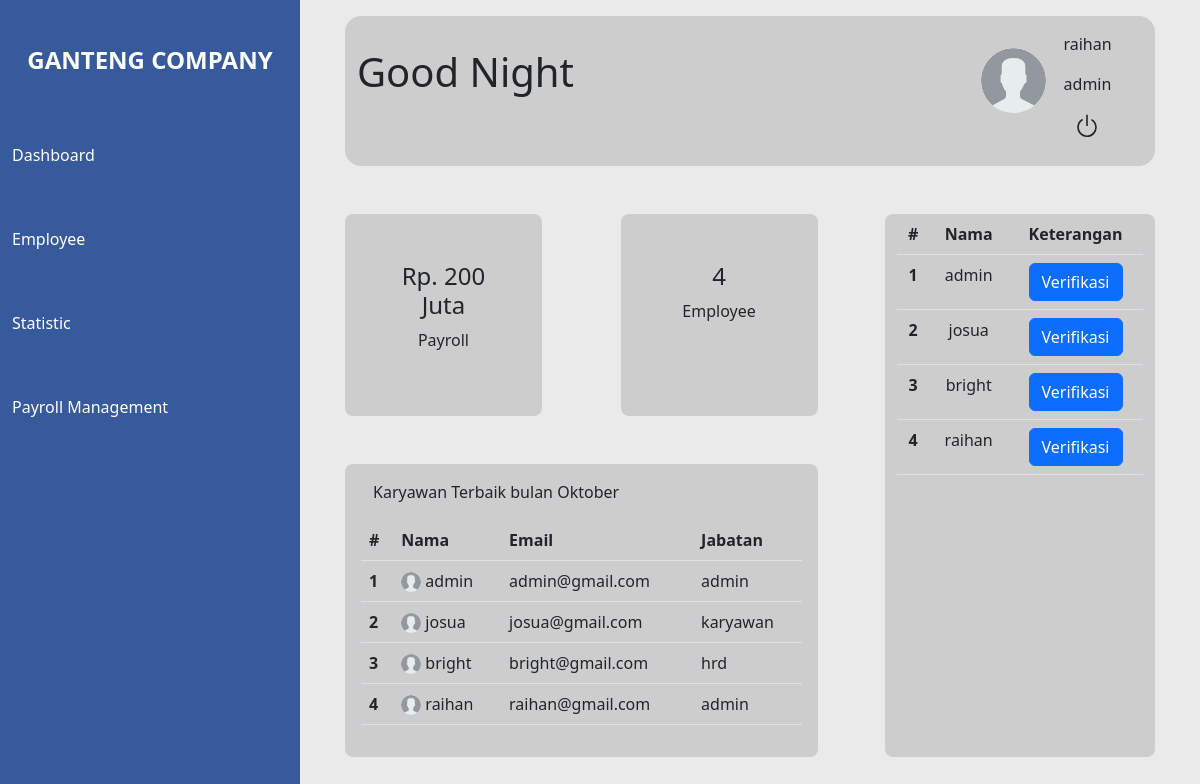
The app's page /admin/index.php?user=raihan (signed in) with its own data.
### tables this page shows
CREATE TABLE `user` (
  `id` int(20) NOT NULL,
  `username` varchar(59) NOT NULL,
  `password` varchar(299) NOT NULL,
  `email` varchar(59) NOT NULL,
  `jabatan` varchar(59) NOT NULL
);

### admin/index.php (the view, shortened to what this page needs)
<?php
include '../connection.php';
$username = $_GET['user'];
$cekAkun = mysqli_query($conn, "SELECT * FROM user WHERE username = '$username'");
$akun = mysqli_fetch_assoc($cekAkun);
?>
<!doctype html>
<html lang="en">
<head>
    <link rel="stylesheet" href="style.css">
    <link href="https://cdn.jsdelivr.net/npm/bootstrap@5.2.2/dist/css/bootstrap.min.css" rel="stylesheet"
>
</head>
<body>
    <div class="container-fluid">
        <div class="row">
            <div class="col-3" id="side">
                <div class="row mt-3">
                    <h2 class="text-white fs-4 fw-bold text-center">GANTENG COMPANY</h2>
                </div>
                <div class="row">
                    <a href="">Dashboard</a>
                </div>
                <div class="row">
                    <a href="">Employee</a>
                </div>
                <div class="row">
                    <a href="">Statistic</a>
                </div>
                <div class="row">
                    <a href="">Payroll Management</a>
                </div>
            </div>
            <div class="col-9">
                <div class="row mt-3">
                    <div class="container rounded-4 " id="header">
                        <div class="row mt-3">
                            <div class="col-9">
                                <?php
                                    $jam = date("H");
                                    if(date("H")<=12){
                                        $jam = "Morning";
                                    }else if(date("H")>12 && date("H") < 15){
                                        $jam = "Day";
                                    }else if(date("H")>15 && date("H")<17){
                                        $jam = "Afternoon";
                                    }else {
                                        $jam = "Night";
                                    }
                                ?>
                                <h1 class="mt-3">Good <?= $jam ?></h1>
                            </div>
                            <div class="col-3 ">
                                <div class="row justify-content-center">
                                    <div class="col-4">
                                        <img src="../img/fotoKosong.png" width="65px" class="rounded-circle mt-3 me-3">
                                    </div>
                                    <div class="col-6 text-center">
                                        <p><?= $akun['username']; ?></p>
                                        <p><?= $akun['jabatan']; ?></p>
                                        <a href="../logout.php" class="text-dark"
                                            onclick="return confirm('Apakah anda ingin logout')">
                                            <svg xmlns="http://www.w3.org/2000/svg" width="26" height="26"
                                                fill="currentColor" class="bi bi-power" viewBox="0 0 16 16">
                                                <path d="M7.5 1v7h1V1h-1z" />
                                                <path
                                                    d="M3 8.812a4.999 4.999 0 0 1 2.578-4.375l-.485-.874A6 6 0 1 0 11 3.616l-.501.865A5 5 0 1 1 3 8.812z" />
                                            </svg>
                                        </a>
                                    </div>
                                </div>
                            </div>
                        </div>
                    </div>
                </div>
                <div class="row mt-5">
                    <div class="container" style="width: 90%; margin: auto;">
                        <div class="row justify-content-between">
                            <div class="col-7">
                                <div class="row justify-content-between">
                                    <div class="col-5 rounded-3 text-center p-5"
                                        style="background-color: rgb(205, 205, 205);">
                                        <h4>Rp. 200 Juta</h4>
                                        <p>Payroll</p>
                                    </div>
                                    <div class="col-5 rounded-3 text-center p-5"
                                        style="background-color: rgb(205, 205, 205);">
                                        <?php $jumlahData = mysqli_num_rows(mysqli_query($conn, "SELECT * FROM user")); ?>
                                        <h4>
                                            <?= $jumlahData ?>
                                        </h4>
                                        <p>Employee</p>
                                    </div>
                                </div>
                                <div class="row mt-5 rounded-3 p-3" style="background-color: rgb(205, 205, 205);">
                                    <p>Karyawan Terbaik bulan Oktober</p>
                                    <table class="table">
                                        <thead>
                                            <tr>
                                                <th scope="col">#</th>
                                                <th scope="col">Nama</th>
                                                <th scope="col">Email</th>
                                                <th scope="col">Jabatan</th>
                                            </tr>
                                        </thead>
                                        <tbody>
                                            <?php $i = 1;
                                            $cekAntrian = mysqli_query($conn, "SELECT * FROM user");
                                            $rows = [];
                                            while($row = mysqli_fetch_assoc($cekAntrian)){
                                                $rows[] = $row;
                                            }
                                            $cekSemuaAntrian = $rows;
                                            foreach($cekSemuaAntrian as $user):
                                            ?>
                                            <tr>
                                                <th scope="row"><?= $i++; ?></th>
                                                <td>
                                                    <span><img src="../img/fotoKosong.png" alt="" width="20px"
                                                            class="rounded-circle"></span>
                                                    <span><?= $user['username']; ?></span>
                                                </td>
                                                <td><?= $user['email']; ?></td>
                                                <td><?= $user['jabatan']; ?></td>
                                            </tr>
                                            <?php endforeach; ?>
                                        </tbody>
                                    </table>
                                </div>
                            </div>
                            <div class="col-4 rounded-3" style="background-color: rgb(205, 205, 205);">
                                <table class="table text-center">
                                    <thead>
                                        <tr>
                                            <th scope="col">#</th>
                                            <th scope="col">Nama</th>
                                            <th scope="col">Keterangan</th>
                                        </tr>
                                    </thead>
                                    <tbody>
                                        <?php
                                            $i = 1;
                                            foreach($cekSemuaAntrian as $user):
                                        ?>
                                        <tr>
                                            <th scope="row"><?= $i++; ?></th>
                                            <td><?= $user['username']; ?></td>
                                            <td>
                                                <a href="verifikasi/verifikasiAkun.php?user=<?= $user['username'] ?>">
                                                    <button class="btn btn-primary">
                                                        Verifikasi
                                                    </button>
                                                </a>
                                            </td>
                                        </tr>
                                        <?php endforeach; ?>
                                    </tbody>
                                </table>
                            </div>
                        </div>
                    </div>
                </div>
            </div>
        </div>
    </div>
</body>
</html>

### admin/style.css (style rules this page uses)
body { margin: 0px; padding: 0px; background-color: #eaeaea !important; }
#side { background-color: rgba(14, 58, 139, 0.817); height: 2000px; }
#side .row { padding: 30px 0px; }
#side .row a { text-decoration: none; color: white; }
#header { background-color: rgb(205, 205, 205); width: 90%; height: 150px !important; }

### records on screen
user: username "raihan", jabatan "admin", email "raihan@gmail.com"
user: username "admin", email "admin@gmail.com", jabatan "admin"
user: username "josua", email "josua@gmail.com", jabatan "karyawan"
user: username "bright", email "bright@gmail.com", jabatan "hrd"

### other values on screen
$jam "Night"
$jumlahData "4"
